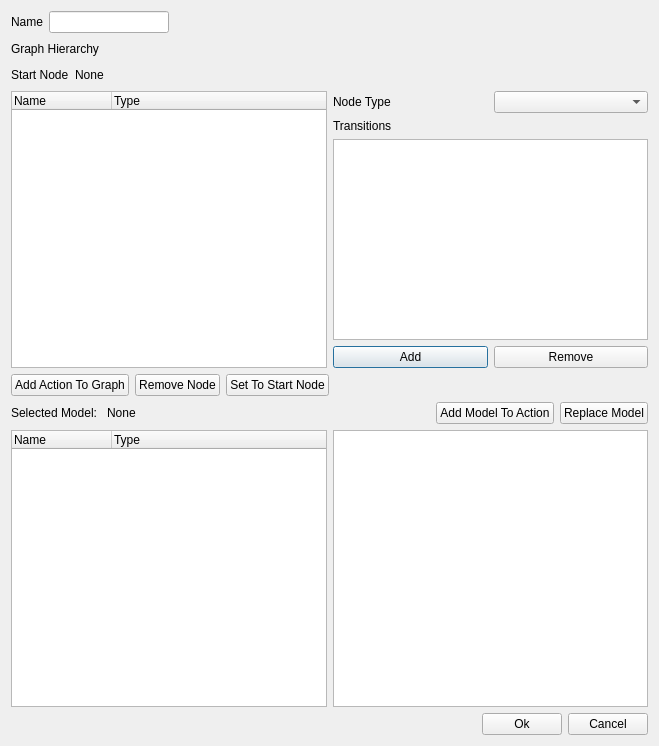
<?xml version="1.0" encoding="UTF-8"?>
<ui version="4.0">
 <class>Dialog</class>
 <widget class="QDialog" name="Dialog">
  <property name="geometry">
   <rect>
    <x>0</x>
    <y>0</y>
    <width>659</width>
    <height>746</height>
   </rect>
  </property>
  <property name="windowTitle">
   <string>Generate Graph Definition</string>
  </property>
  <layout class="QGridLayout" name="gridLayout">
   <item row="0" column="0">
    <layout class="QHBoxLayout" name="horizontalLayout_3">
     <item>
      <widget class="QLabel" name="label_3">
       <property name="text">
        <string>Name</string>
       </property>
      </widget>
     </item>
     <item>
      <widget class="QLineEdit" name="nameLineEdit">
       <property name="maximumSize">
        <size>
         <width>120</width>
         <height>16777215</height>
        </size>
       </property>
      </widget>
     </item>
     <item>
      <spacer name="horizontalSpacer_2">
       <property name="orientation">
        <enum>Qt::Horizontal</enum>
       </property>
       <property name="sizeHint" stdset="0">
        <size>
         <width>40</width>
         <height>20</height>
        </size>
       </property>
      </spacer>
     </item>
    </layout>
   </item>
   <item row="1" column="0">
    <layout class="QHBoxLayout" name="horizontalLayout_5">
     <item>
      <widget class="QLabel" name="label_5">
       <property name="text">
        <string>Graph Hierarchy</string>
       </property>
      </widget>
     </item>
     <item>
      <spacer name="horizontalSpacer_3">
       <property name="orientation">
        <enum>Qt::Horizontal</enum>
       </property>
       <property name="sizeHint" stdset="0">
        <size>
         <width>40</width>
         <height>20</height>
        </size>
       </property>
      </spacer>
     </item>
    </layout>
   </item>
   <item row="2" column="0">
    <layout class="QHBoxLayout" name="horizontalLayout_11">
     <item>
      <widget class="QLabel" name="label_6">
       <property name="text">
        <string>Start Node</string>
       </property>
      </widget>
     </item>
     <item>
      <widget class="QLabel" name="startNodeLabel">
       <property name="text">
        <string>None</string>
       </property>
      </widget>
     </item>
     <item>
      <spacer name="horizontalSpacer_6">
       <property name="orientation">
        <enum>Qt::Horizontal</enum>
       </property>
       <property name="sizeHint" stdset="0">
        <size>
         <width>176</width>
         <height>20</height>
        </size>
       </property>
      </spacer>
     </item>
    </layout>
   </item>
   <item row="3" column="0">
    <layout class="QHBoxLayout" name="horizontalLayout_9">
     <item>
      <layout class="QHBoxLayout" name="horizontalLayout_4">
       <item>
        <widget class="QTreeWidget" name="graphTreeWidget">
         <column>
          <property name="text">
           <string>Name</string>
          </property>
         </column>
         <column>
          <property name="text">
           <string>Type</string>
          </property>
         </column>
        </widget>
       </item>
      </layout>
     </item>
     <item>
      <layout class="QVBoxLayout" name="verticalLayout">
       <item>
        <layout class="QHBoxLayout" name="horizontalLayout_8">
         <item>
          <widget class="QLabel" name="label">
           <property name="text">
            <string>Node Type</string>
           </property>
          </widget>
         </item>
         <item>
          <widget class="QComboBox" name="nodeTypeComboBox"/>
         </item>
        </layout>
       </item>
       <item>
        <layout class="QVBoxLayout" name="TransitionEdit">
         <item>
          <widget class="QLabel" name="label_2">
           <property name="text">
            <string>Transitions</string>
           </property>
          </widget>
         </item>
         <item>
          <widget class="QListWidget" name="transitionListWidget"/>
         </item>
         <item>
          <layout class="QHBoxLayout" name="horizontalLayout_7">
           <item>
            <widget class="QPushButton" name="addTransitionButton">
             <property name="text">
              <string>Add</string>
             </property>
            </widget>
           </item>
           <item>
            <widget class="QPushButton" name="removeTransitionButton">
             <property name="text">
              <string>Remove</string>
             </property>
            </widget>
           </item>
          </layout>
         </item>
        </layout>
       </item>
      </layout>
     </item>
    </layout>
   </item>
   <item row="4" column="0">
    <layout class="QHBoxLayout" name="horizontalLayout_10">
     <item>
      <widget class="QPushButton" name="addActionButton">
       <property name="text">
        <string>Add Action To Graph</string>
       </property>
      </widget>
     </item>
     <item>
      <widget class="QPushButton" name="removeGraphItemButton">
       <property name="text">
        <string>Remove Node</string>
       </property>
      </widget>
     </item>
     <item>
      <widget class="QPushButton" name="setToStartNodeButton">
       <property name="text">
        <string>Set To Start Node</string>
       </property>
      </widget>
     </item>
     <item>
      <spacer name="horizontalSpacer_5">
       <property name="orientation">
        <enum>Qt::Horizontal</enum>
       </property>
       <property name="sizeHint" stdset="0">
        <size>
         <width>40</width>
         <height>20</height>
        </size>
       </property>
      </spacer>
     </item>
    </layout>
   </item>
   <item row="5" column="0">
    <layout class="QHBoxLayout" name="horizontalLayout_6">
     <item>
      <widget class="QLabel" name="label_4">
       <property name="text">
        <string>Selected Model: </string>
       </property>
      </widget>
     </item>
     <item>
      <widget class="QLabel" name="selectedModelLabel">
       <property name="text">
        <string>None</string>
       </property>
      </widget>
     </item>
     <item>
      <spacer name="horizontalSpacer_4">
       <property name="orientation">
        <enum>Qt::Horizontal</enum>
       </property>
       <property name="sizeHint" stdset="0">
        <size>
         <width>40</width>
         <height>20</height>
        </size>
       </property>
      </spacer>
     </item>
     <item>
      <widget class="QPushButton" name="addModelButton">
       <property name="text">
        <string>Add Model To Action</string>
       </property>
      </widget>
     </item>
     <item>
      <widget class="QPushButton" name="replaceModelButton">
       <property name="text">
        <string>Replace Model</string>
       </property>
      </widget>
     </item>
    </layout>
   </item>
   <item row="6" column="0">
    <layout class="QHBoxLayout" name="horizontalLayout">
     <item>
      <widget class="QTreeWidget" name="collectionTreeWidget">
       <column>
        <property name="text">
         <string>Name</string>
        </property>
       </column>
       <column>
        <property name="text">
         <string>Type</string>
        </property>
       </column>
      </widget>
     </item>
     <item>
      <widget class="QListWidget" name="modelListWidget"/>
     </item>
    </layout>
   </item>
   <item row="7" column="0">
    <layout class="QHBoxLayout" name="horizontalLayout_2">
     <item>
      <spacer name="horizontalSpacer">
       <property name="orientation">
        <enum>Qt::Horizontal</enum>
       </property>
       <property name="sizeHint" stdset="0">
        <size>
         <width>40</width>
         <height>20</height>
        </size>
       </property>
      </spacer>
     </item>
     <item>
      <widget class="QPushButton" name="selectButton">
       <property name="text">
        <string>Ok</string>
       </property>
      </widget>
     </item>
     <item>
      <widget class="QPushButton" name="cancelButton">
       <property name="text">
        <string>Cancel</string>
       </property>
      </widget>
     </item>
    </layout>
   </item>
  </layout>
 </widget>
 <resources/>
 <connections/>
</ui>
